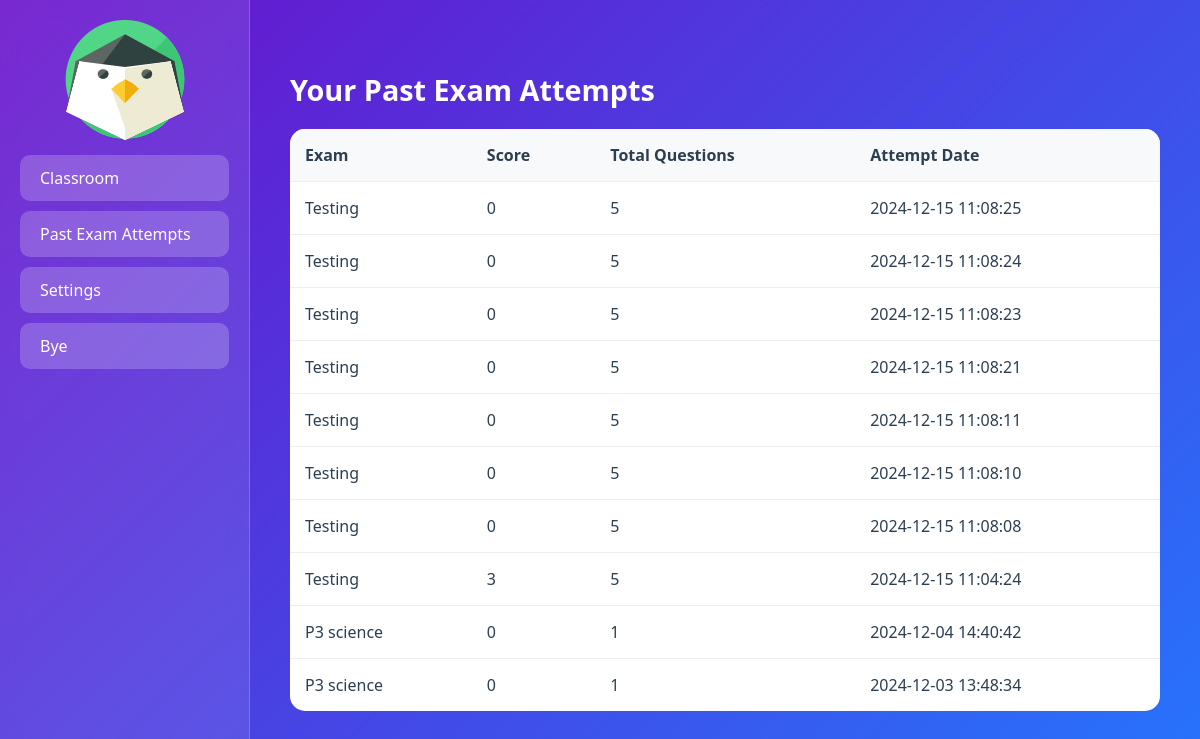
Page /attempts (signed in) on the earlier database version.
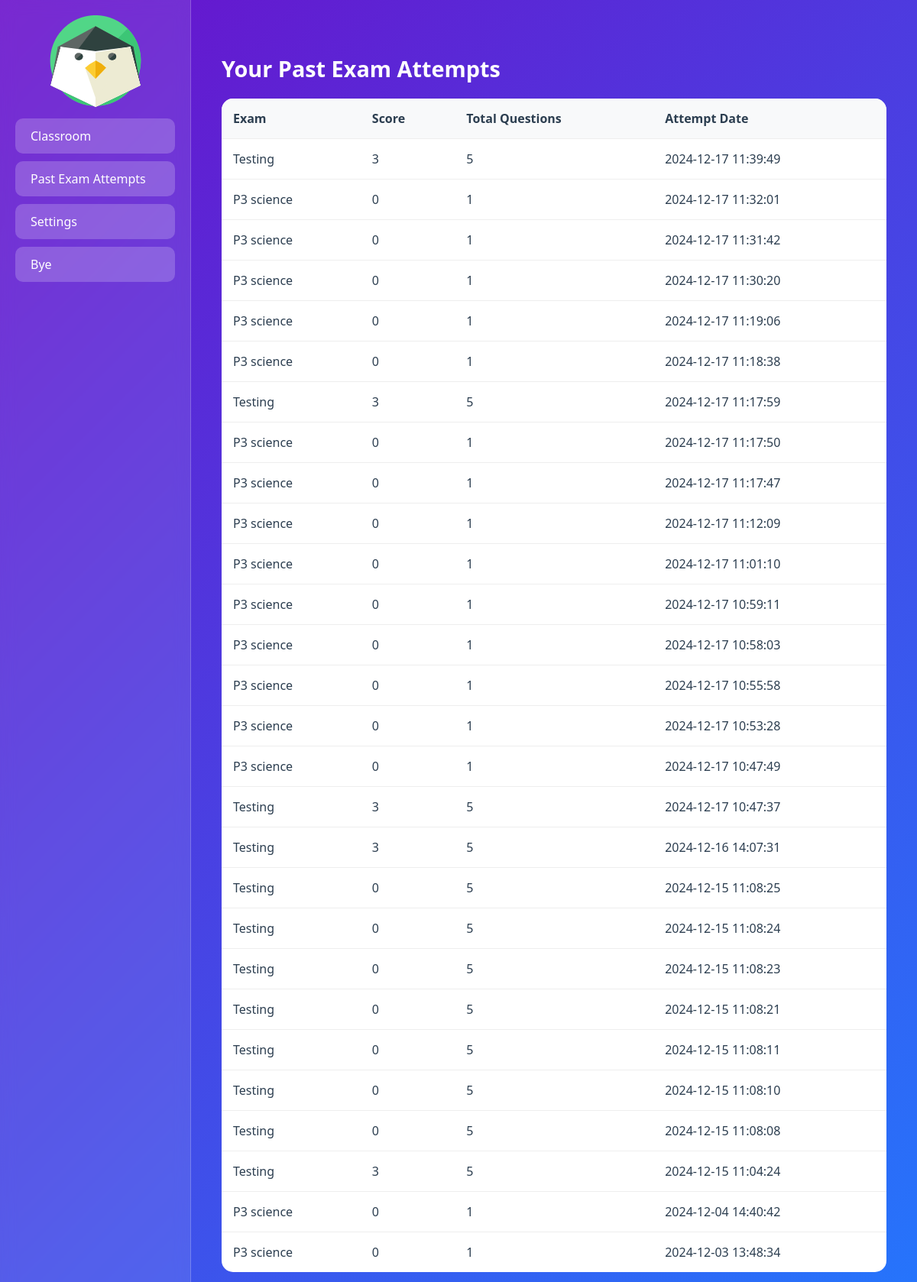
Same page on the later database version.
### app.py (models this page shows)
class ExamAttempt(db.Model):
    id = db.Column(db.Integer, primary_key=True)
    user_id = db.Column(db.Integer, db.ForeignKey('user.id'), nullable=False)
    exam_id = db.Column(db.Integer, db.ForeignKey('exam.id'), nullable=False)
    score = db.Column(db.Integer, nullable=False)
    total_questions = db.Column(db.Integer, nullable=False)
    attempt_date = db.Column(db.DateTime, default=datetime.utcnow)
    user = db.relationship('User', backref='attempts', lazy=True)
    exam = db.relationship('Exam', backref='attempts', lazy=True)

class Exam(db.Model):
    __tablename__ = 'exam'
    id = db.Column(db.Integer, primary_key=True)
    title = db.Column(db.String(100), nullable=False)
    questions = db.relationship('Question', backref='exam', lazy=True)

### app.py (the view)
@app.route("/attempts")
@login_required
def attempts():
    attempts = ExamAttempt.query.filter_by(user_id=current_user.id).order_by(ExamAttempt.attempt_date.desc()).all()
    return render_template("attempts.html", attempts=attempts)

### app.py (called while the page is built)
@login_manager.user_loader
def load_user(user_id):
    return User.query.get(int(user_id))

### templates/attempts.html (shortened to what this page needs)
<!DOCTYPE html>
<html lang="en">
<head>
</head>
<body>
    <div class="sidebar">
     <center> <img src="static/logo.png" alt="Backbench Logo"></center>
            <a href="{{ url_for('user_home') }}" class="sidebar-button">Classroom</a>
            <a href="{{ url_for('attempts') }}" class="sidebar-button">Past Exam Attempts</a>
            <a href="{{ url_for('settings') }}" class="sidebar-button">Settings</a>
        <a href="{{ url_for('logout') }}" class="sidebar-button">Bye</a>
    </div>
    <div class="content">
        <h2>Your Past Exam Attempts</h2>
        <table class="attempts-table">
            <thead>
                <tr>
                    <th>Exam</th>
                    <th>Score</th>
                    <th>Total Questions</th>
                    <th>Attempt Date</th>
                </tr>
            </thead>
            <tbody>
                {% for attempt in attempts %}
                <tr>
                    <td>{{ attempt.exam.title }}</td>
                    <td>{{ attempt.score }}</td>
                    <td>{{ attempt.total_questions }}</td>
                    <td>{{ attempt.attempt_date.strftime('%Y-%m-%d %H:%M:%S') }}</td>
                </tr>
                {% endfor %}
            </tbody>
        </table>
    </div>
</body>
</html>

### templates/attempts.html (style rules this page uses)
* { box-sizing: border-box; margin: 0; padding: 0; font-family: 'Segoe UI', Tahoma, Geneva, Verdana, sans-serif; }
body { background: linear-gradient(135deg, #6a11cb 0%, #2575fc 100%); min-height: 100vh; display: flex; }
.sidebar { width: 250px; background: rgba(255, 255, 255, 0.1); backdrop-filter: blur(10px); padding: 20px; border-right: 1px solid rgba(255, 255, 255, 0.2); }
.sidebar-button { display: block; padding: 12px 20px; margin: 10px 0; background: rgba(255, 255, 255, 0.2); color: white; text-decoration: none; border-radius: 10px; transition: all 0.3s ease; }
.content { flex: 1; padding: 40px; color: white; }
h2 { margin: 30px 0 20px; font-size: 1.8em; }
.attempts-table { width: 100%; background: white; border-radius: 15px; overflow: hidden; border-collapse: collapse; }
.attempts-table th, .attempts-table td { padding: 15px; text-align: left; color: #2c3e50; border-bottom: 1px solid #eee; }
.attempts-table th { background: #f8f9fa; font-weight: 600; }
.attempts-table tr:last-child td { border-bottom: none; }

Differences in the rows shown:
added ExamAttempt: exam "Testing", score "3", total_questions "5", attempt_date "2024-12-17 11:39:49"
added ExamAttempt: exam "P3 science", score "0", total_questions "1", attempt_date "2024-12-17 11:32:01"
added ExamAttempt: exam "P3 science", score "0", total_questions "1", attempt_date "2024-12-17 11:31:42"
added ExamAttempt: exam "P3 science", score "0", total_questions "1", attempt_date "2024-12-17 11:30:20"
added ExamAttempt: exam "P3 science", score "0", total_questions "1", attempt_date "2024-12-17 11:19:06"
added ExamAttempt: exam "P3 science", score "0", total_questions "1", attempt_date "2024-12-17 11:18:38"
added ExamAttempt: exam "Testing", score "3", total_questions "5", attempt_date "2024-12-17 11:17:59"
added ExamAttempt: exam "P3 science", score "0", total_questions "1", attempt_date "2024-12-17 11:17:50"
added ExamAttempt: exam "P3 science", score "0", total_questions "1", attempt_date "2024-12-17 11:17:47"
added ExamAttempt: exam "P3 science", score "0", total_questions "1", attempt_date "2024-12-17 11:12:09"
added ExamAttempt: exam "P3 science", score "0", total_questions "1", attempt_date "2024-12-17 11:01:10"
added ExamAttempt: exam "P3 science", score "0", total_questions "1", attempt_date "2024-12-17 10:59:11"
added ExamAttempt: exam "P3 science", score "0", total_questions "1", attempt_date "2024-12-17 10:58:03"
added ExamAttempt: exam "P3 science", score "0", total_questions "1", attempt_date "2024-12-17 10:55:58"
added ExamAttempt: exam "P3 science", score "0", total_questions "1", attempt_date "2024-12-17 10:53:28"
added ExamAttempt: exam "P3 science", score "0", total_questions "1", attempt_date "2024-12-17 10:47:49"
added ExamAttempt: exam "Testing", score "3", total_questions "5", attempt_date "2024-12-17 10:47:37"
added ExamAttempt: exam "Testing", score "3", total_questions "5", attempt_date "2024-12-16 14:07:31"
